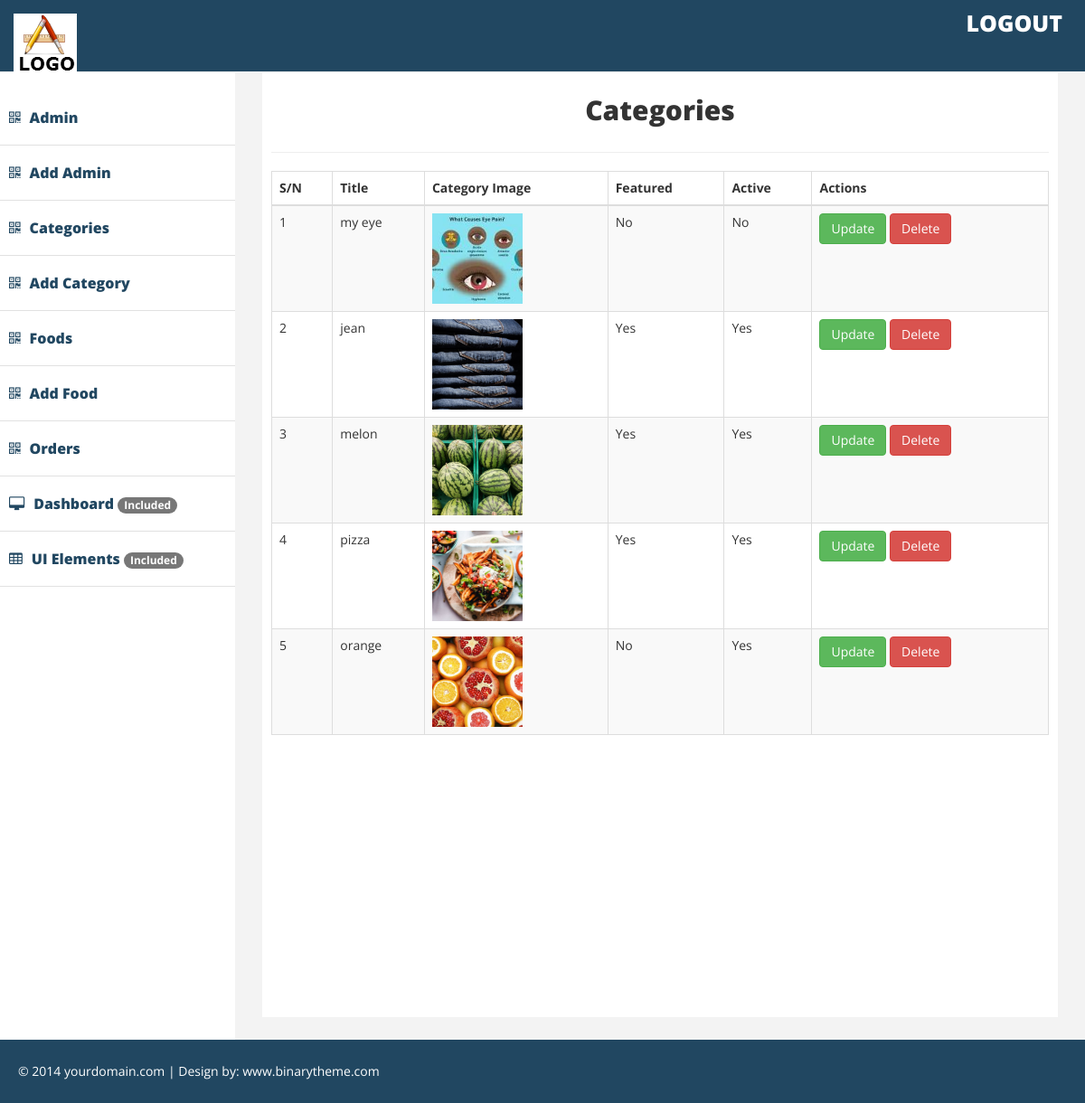
Page /api/category.php (signed in) on the committed database.
### tables this page shows
CREATE TABLE `categories` (
  `id` int(11) NOT NULL,
  `unique_id` int(11) NOT NULL,
  `title` varchar(255) NOT NULL,
  `image_name` varchar(255) NOT NULL,
  `featured` varchar(10) NOT NULL,
  `active` varchar(10) NOT NULL
);

### api/category.php (the view)
<?php  include_once "./partials/header.php"?>
    <div id="page-wrapper" >
        <div id="page-inner">
            <div class="row">
                <div class="col-lg-12">
                    <h2>Categories</h2>
                </div>
            </div>
            <hr />
            <div class="row">
                <div class="col-lg-12 ">
                <table class="table table-striped table-bordered table-hover">
                            <thead>
                                <tr>
                                    <th>S/N</th>
                                    <th>Title</th>
                                    <th>Category Image</th>
                                    <th>Featured</th>
                                    <th>Active</th>
                                    <th>Actions</th>
                                </tr>
                            </thead>
                            <tbody>
                                <?php
                                    $sql = mysqli_query($conn, "SELECT * FROM categories");
                                    $id = 1;
                                    if(mysqli_num_rows($sql) > 0){
                                        while($row = mysqli_fetch_assoc($sql)){
                                            echo "
                                            <tr>
                                            <td>$id</td>
                                            <td>".$row['title']."</td>
                                            <td><img src='../uploads/".$row['image_name']."' /></td>
                                            <td>".$row['featured']."</td>
                                            <td>".$row['active']."</td>
                                            <td>
                                                <a href='update-category.php?category_id=".$row['unique_id']."' class='btn btn-success' >Update</a>
                                                <a href='php/delete.php?category_id=".$row['unique_id']."' class='btn btn-danger'>Delete</a>
                                            </td>
                                            </tr>
                                            ";
                                            $id++;
                                        };
                                    }else{
                                        echo "<div class='alert alert-danger text-center'>
                                                <strong>No Data Found</strong>
                                             </div>";
                                    }
                                ?>
                            </tbody>
                        </table>
                </div>
            </div>
        </div>
    </div>
<?php  include_once "./partials/footer.php"?>

### api/assets/css/custom.css (style rules this page uses)
body { font-family: 'Open Sans', sans-serif; line-height:30px; }
#page-wrapper { padding: 15px 15px; min-height: 600px; background:#F3F3F3; }
#page-inner { width:100%; margin:10px 20px 10px 0px; background-color:#fff!important; padding:10px; min-height:1050px; }
@media (min-width:768px) { #page-wrapper { margin: 0 0 0 260px; padding: 15px 30px; min-height: 1050px; } }
.row h2 { text-align: center; font-weight:900 }
tbody img { width:100px; height:100px; object-fit: cover; }

### rows in the picture
categories: title "my eye", image_name (picture), featured "No", active "No"
categories: title "jean", image_name (picture), featured "Yes", active "Yes"
categories: title "melon", image_name (picture), featured "Yes", active "Yes"
categories: title "pizza", image_name (picture), featured "Yes", active "Yes"
categories: title "orange", image_name (picture), featured "No", active "Yes"
